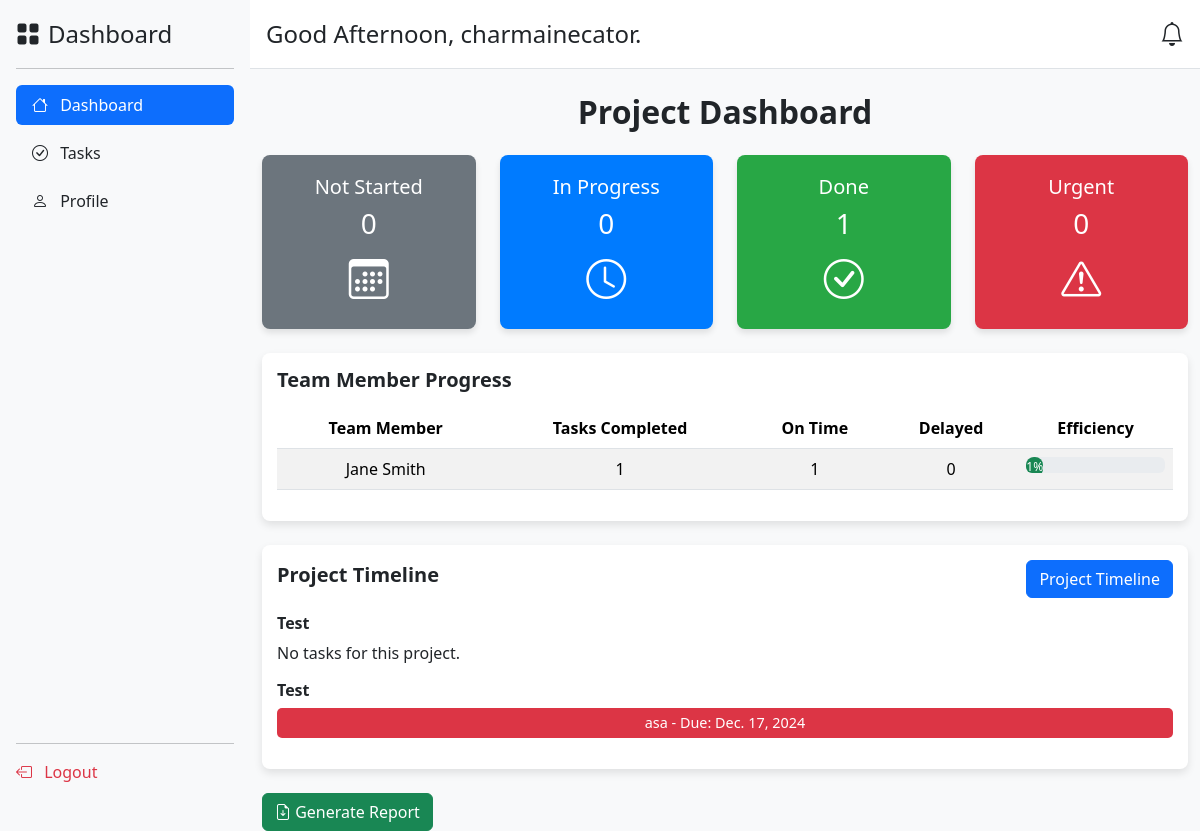
Before: /dashboard/ (signed in) with the older database file.
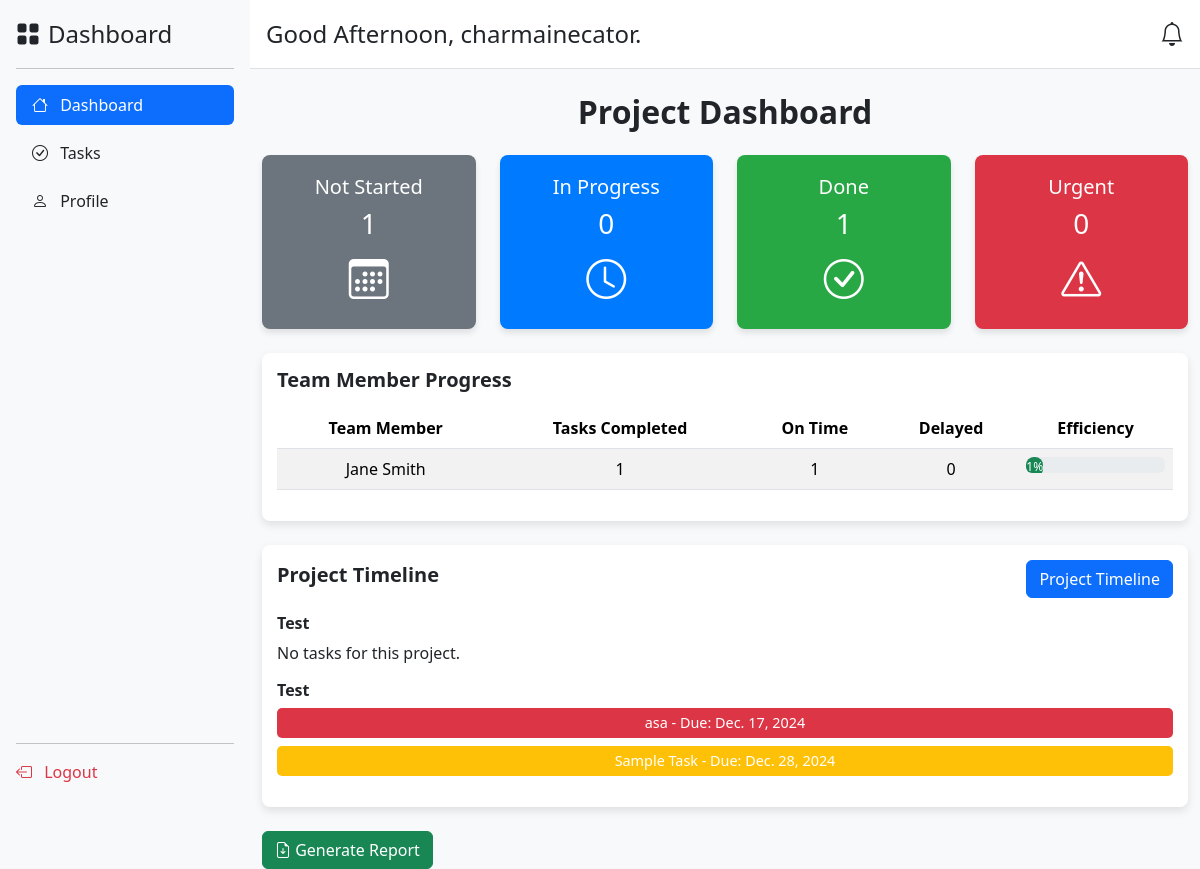
After: the same page with the newer database file.
### app/models.py (models this page shows, shortened)
class Project(models.Model):
    name = models.CharField(max_length=255)
    description = models.TextField()
    start_date = models.DateField()
    deadline = models.DateField()
    status = models.CharField(
        max_length=20,
        choices=[
            ('In Progress', 'In Progress'),
            ('Completed', 'Completed'),
            ('On Hold', 'On Hold'),
        ],
        default='In Progress'
    )
    created_by = models.ForeignKey(User, on_delete=models.CASCADE, related_name="created_projects")
    team_members = models.ManyToManyField(TeamMember, related_name="projects")
    date_created = models.DateTimeField(auto_now_add=True)

class Task(models.Model):
    STATUS_CHOICES = [
        ('not-started', 'Not Started'),
        ('in-progress', 'In Progress'),
        ('done', 'Done'),
        ('urgent', 'Urgent'),
    ]
    PRIORITY_CHOICES = [
        ('low', 'Low'),
        ('medium', 'Medium'),
        ('high', 'High'),
    ]
    title = models.CharField(max_length=255)  # Task title
    description = models.TextField()  # Task description
    due_date = models.DateField()  # Task deadline
    status = models.CharField(max_length=20, choices=STATUS_CHOICES, default='not-started')  # Task status
    priority = models.CharField(max_length=10, choices=PRIORITY_CHOICES, default='medium')  # Task priority
    project = models.ForeignKey(Project, on_delete=models.CASCADE, related_name="tasks")  # Associated project
    assignee = models.ForeignKey(User, on_delete=models.SET_NULL, null=True, blank=True, related_name="tasks")  # Assigned user
    created_by = models.ForeignKey(User, on_delete=models.SET_NULL, null=True, blank=True, related_name="created_tasks")  # Creator user ID
    date_created = models.DateTimeField(auto_now_add=True)  # Date the task was created
    date_updated = models.DateTimeField(auto_now=True)  # Date the task was last updated

### app/views.py (the view)
# urls.py: path('dashboard/', views.dashboard, name='dashboard'),
@login_required
def dashboard(request):
    user = request.user
    task_counts = {
        'not_started': Task.objects.filter(status='not-started', project__created_by=user).count(),
        'in_progress': Task.objects.filter(status='in-progress', project__created_by=user).count(),
        'done': Task.objects.filter(status='done', project__created_by=user).count(),
        'urgent': Task.objects.filter(status='urgent', project__created_by=user).count(),
    }
    team_progress = (
        Task.objects.filter(status='done', project__created_by=user)
        .values('assignee__first_name', 'assignee__last_name')
        .annotate(
            tasks_completed=Count('id'),
            tasks_on_time=Count('id', filter=Q(due_date__gte=F('date_created'))),
            tasks_delayed=Count('id', filter=Q(due_date__lt=F('date_created'))),
        )
    )
    project_tasks = Task.objects.filter(project__created_by=user).select_related('project').order_by('due_date')
    projects = Project.objects.prefetch_related('tasks').filter(created_by=user)
    context = {
        'task_counts': task_counts,
        'team_progress': team_progress,
        'project_tasks': project_tasks,
        'projects': projects,
    }
    return render(request, 'app/dashboard.html', context)

### app/context_processors.py (called while the page is built)
def add_current_time(request):
    gmt8 = pytz.timezone('Asia/Manila')  # Set the timezone to GMT+8
    current_time = timezone.now().astimezone(gmt8)  # Convert current time to GMT+8
    return {'current_time': current_time}

### app/templates/app/dashboard.html (shortened to what the changed rows need)
<!DOCTYPE html>
<html lang="en">
<head>
    <link href="https://cdn.jsdelivr.net/npm/bootstrap@5.3.3/dist/css/bootstrap.min.css" rel="stylesheet">
    <link href="https://cdn.jsdelivr.net/npm/bootstrap-icons@1.10.5/font/bootstrap-icons.css" rel="stylesheet">
</head>
<body>
    <div class="d-flex">
        <div class="flex-grow-1">
            {% include 'app/header.html' %}
            <div class="container mt-4">
                <h2 class="fw-bold mb-4 text-center">Project Dashboard</h2>
                <div class="row mb-4 text-center">
                    <div class="col-md-3">
                        <div class="card-overview bg-grey">
                            <h5>Not Started</h5>
                            <h3>{{ task_counts.not_started }}</h3>
                            <i class="bi bi-calendar3 fs-1"></i>
                        </div>
                    </div>
                </div>
                <div class="chart-container mb-4">
                    <table class="table table-striped table-hover text-center">
                        <thead>
                            <tr>
                                <th>Team Member</th>
                                <th>Tasks Completed</th>
                                <th>On Time</th>
                                <th>Delayed</th>
                                <th>Efficiency</th>
                            </tr>
                        </thead>
                        <tbody>
                            {% for member in team_progress %}
                            <tr>
                                <td>{{ member.assignee__first_name }} {{ member.assignee__last_name }}</td>
                                <td>{{ member.tasks_completed }}</td>
                                <td>{{ member.tasks_on_time }}</td>
                                <td>{{ member.tasks_delayed }}</td>
                                <td>
                                    <div class="progress">
                                        <div class="progress-bar bg-success progress-bar-custom"
                                            >
                                            {{ member.tasks_completed|default:0 }}%
                                        </div>
                                    </div>
                                </td>
                            </tr>
                            {% endfor %}
                        </tbody>
                    </table>
                </div>
                <div class="chart-container mb-4">
                    {% for project in projects %}
                    <div class="mb-3">
                        <h6 class="fw-bold">{{ project.name }}</h6>
                        {% for task in project.tasks.all %}
                            {% if task.priority == 'high' %}
                                    <div class="gantt-bar mb-2" style="background-color: #dc3545;">
                                        <span>{{ task.title }} - Due: {{ task.due_date }}</span>
                                    </div>
                            {% elif task.priority == 'medium' %}
                                    <div class="gantt-bar mb-2" style="background-color: #ffc107;">
                                        <span>{{ task.title }} - Due: {{ task.due_date }}</span>
                                    </div>
                            {% else %}
                                    <div class="gantt-bar mb-2" style="background-color: #28a745;">
                                        <span>{{ task.title }} - Due: {{ task.due_date }}</span>
                                    </div>
                            {% endif %}
                        {% empty %}
                            <p>No tasks for this project.</p>
                        {% endfor %}
                    </div>
                    {% empty %}
                    <p>No projects available.</p>
                    {% endfor %}
                </div>
            </div>
        </div>
    </div>
</body>
</html>

### app/templates/app/header.html (shortened to what this page needs)
<div class="d-flex justify-content-between align-items-center p-3 bg-white border-bottom">
    <div>
        <h4 class="mb-0">
            {% if current_time.hour < 12 %}
                Good Morning, {{ user.username|default:"User" }}.
            {% elif current_time.hour < 18 %}
                Good Afternoon, {{ user.username|default:"User" }}.
            {% else %}
                Good Evening, {{ user.username|default:"User" }}.
            {% endif %}
        </h4>
    </div>
    <div class="dropdown">
        <a href="#" class="position-relative" id="notifications-dropdown" data-bs-toggle="dropdown" aria-expanded="false">
            <i class="bi bi-bell fs-4 text-dark"></i>
        </a>
    </div>
</div>

Changed rows visible on the page:
added Task: title "Sample Task", due_date "Dec. 28, 2024", shown under Project (number 2 of 2 on the later page)
Other visible differences:
{{ task_counts.not_started }}: "0" → "1"
